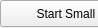
        <widget class="QWidget" name="page_2">
         <property name="geometry">
          <rect>
           <x>0</x>
           <y>0</y>
           <width>98</width>
           <height>28</height>
          </rect>
         </property>
         <attribute name="label">
          <string>Small SMD Finder</string>
         </attribute>
         <widget class="QPushButton" name="startSmallSMDFinder_Button">
          <property name="geometry">
           <rect>
            <x>0</x>
            <y>0</y>
            <width>199</width>
            <height>27</height>
           </rect>
          </property>
          <property name="text">
           <string>Start Small SMD Finder</string>
          </property>
         </widget>
         <widget class="QWidget" name="horizontalLayoutWidget_4">
          <property name="geometry">
           <rect>
            <x>0</x>
            <y>40</y>
            <width>131</width>
            <height>61</height>
           </rect>
          </property>
          <layout class="QHBoxLayout" name="horizontalLayout_7">
           <item>
            <widget class="QLabel" name="label_70">
             <property name="text">
              <string>Type:</string>
             </property>
            </widget>
           </item>
           <item>
            <widget class="QComboBox" name="SmallSMD_Combo">
             <item>
              <property name="text">
               <string>0805</string>
              </property>
             </item>
             <item>
              <property name="text">
               <string>0603</string>
              </property>
             </item>
             <item>
              <property name="text">
               <string>0402</string>
              </property>
             </item>
             <item>
              <property name="text">
               <string>0201</string>
              </property>
             </item>
            </widget>
           </item>
          </layout>
         </widget>
         <widget class="QWidget" name="horizontalLayoutWidget_6">
          <property name="geometry">
           <rect>
            <x>0</x>
            <y>110</y>
            <width>111</width>
            <height>80</height>
           </rect>
          </property>
          <layout class="QHBoxLayout" name="horizontalLayout_9">
           <item>
            <widget class="QLabel" name="label_6">
             <property name="text">
              <string>Slot:</string>
             </property>
            </widget>
           </item>
           <item>
            <widget class="QLineEdit" name="SmallSMD_Slot"/>
           </item>
          </layout>
         </widget>
        </widget>
